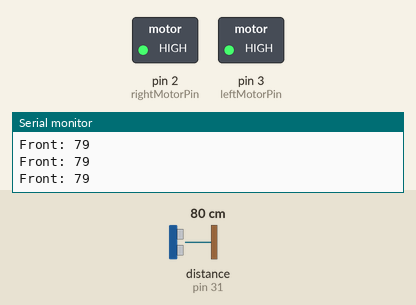
Bench run of a sketch on a simulated Arduino Mega 2560, built with avr-gcc and run on an emulated ATmega2560. Shown: switched loads named in the sketch (green lamp = pin HIGH), the last lines printed to the serial monitor. Wiring (inferred from the names in the program): ultrasonic range finder: trigger pin 30; echo pin 31. The test bench sets the inputs (shaded band); at power-on: distance to the obstacle (sensor on pin 31) 80 cm. The echo pulse lasts 58.3 µs per cm; pins used as bus, display or sensor lines are not drawn.

Above: at 1.2 s.
1.3 s: distance to the obstacle (sensor on pin 31) set to 57 cm
2.8 s: distance to the obstacle (sensor on pin 31) set to 48 cm
At 3.5 s:
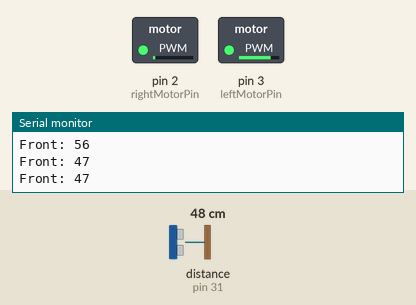
4.5 s: distance to the obstacle (sensor on pin 31) set to 60 cm
At 5.4 s:
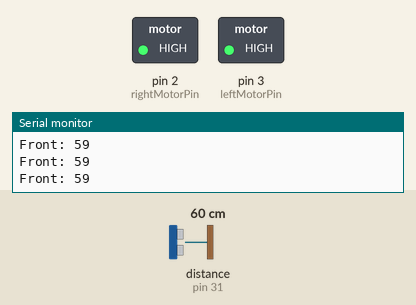
6.0 s: distance to the obstacle (sensor on pin 31) set to 2 cm
At 7.2 s:
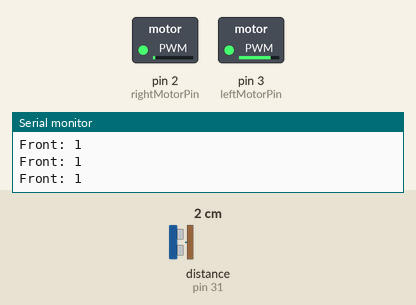
7.5 s: distance to the obstacle (sensor on pin 31) set to 120 cm
At 8.8 s:
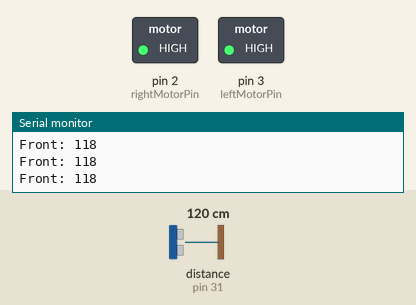
Timing chart, 0 to 10.1 s (numbered marks = the images above; inputs shaded):
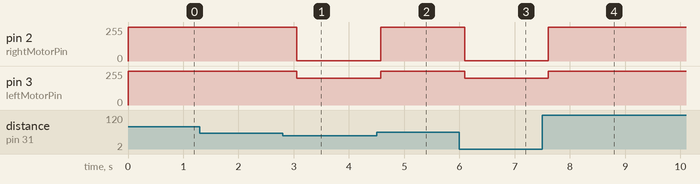

The sketch:

Drive1UltrasonicDemo.ino
```cpp
//Packages
#include <Arduino.h>

//Global Variable Declarations

	//PINS

		//Input Pins
			const int frontSonicInputPin = 31;//PUT THE NUMBER OF THE PIN THAT IS CONNECTED TO THE SENSOR'S ECHO HERE

		//Output Pins
			const int frontSonicTriggerPin = 30;//PUT THE NUMBER OF THE PIN THAT IS CONNECTED TO THE SENSOR'S TRIGGER HERE

			const int leftMotorPin = 3;//LEFT MOTOR PIN HERE ---> NEEDS TO BE BETWEEN 2-13
			const int rightMotorPin = 2;//RIGHT MOTOR PIN HERE ---> NEEDS TO BE BETWEEN 2-13
	//GENERAL

		long frontReading;

void setup() {
	Serial.begin(9600);
	loadPins();
}

void loop() {
	frontReading = getSonicDistance(frontSonicInputPin, frontSonicTriggerPin);

	Serial.print("Front: ");
	Serial.println(frontReading);

	if(frontReading > 50){
		//go forward
		analogWrite(leftMotorPin, 255);
		analogWrite(rightMotorPin, 255);
	} else {
		analogWrite(leftMotorPin, 200);
    analogWrite(rightMotorPin, 1);
	}

  delay(300);

}


void loadPins(){
	//Input Pins
	pinMode(frontSonicInputPin, INPUT);

	//Output Pins
	pinMode(frontSonicTriggerPin, OUTPUT);
	pinMode(leftMotorPin, OUTPUT);
	pinMode(rightMotorPin, OUTPUT);
}

long getSonicDistance(int echoPin, int triggerPin){
	long distanceCM = 0;
	digitalWrite(triggerPin,HIGH);
	delayMicroseconds(300);
	digitalWrite(triggerPin,LOW);
	long duration = pulseIn(echoPin, HIGH,38000);
	long distance = (duration*34029L)/2000000L;
	distanceCM = distance;
	if(distanceCM == 0){
		distanceCM = 400;
	}
	return (double)distanceCM;
}
```

Measured:
- the behaviour switches between 52 and 51 cm on distance to the obstacle (sensor on pin 31) (found by bisection; images 0 and 1)
- after the input at 2.8 s, pin 2 (rightMotorPin): 255/255 → 1/255 after 0.25 s; pin 3 (leftMotorPin): 255/255 → 200/255 after 0.25 s
- after the input at 4.5 s, pin 2 (rightMotorPin): 1/255 → 255/255 after 0.07 s; pin 3 (leftMotorPin): 200/255 → 255/255 after 0.07 s
- after the input at 6.0 s, pin 2 (rightMotorPin): 255/255 → 1/255 after 0.09 s; pin 3 (leftMotorPin): 255/255 → 200/255 after 0.09 s
- after the input at 7.5 s, pin 2 (rightMotorPin): 1/255 → 255/255 after 0.11 s; pin 3 (leftMotorPin): 200/255 → 255/255 after 0.11 s
